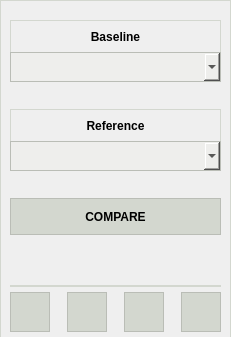
               <widget class="QWidget" name="tab_compare">
                <property name="styleSheet">
                 <string notr="true">border-top: 1px solid;border-left: 1px solid;border-right: 1px solid;
border-color: rgb(211, 215, 207);</string>
                </property>
                <attribute name="icon">
                 <iconset resource="../assets/resources.qrc">
                  <normaloff>:/special_icons/icons_special/compare-svgrepo-com.svg</normaloff>:/special_icons/icons_special/compare-svgrepo-com.svg</iconset>
                </attribute>
                <attribute name="title">
                 <string/>
                </attribute>
                <attribute name="toolTip">
                 <string>Plan comparison</string>
                </attribute>
                <layout class="QVBoxLayout" name="tab_compare_meta_layout">
                 <property name="spacing">
                  <number>0</number>
                 </property>
                 <property name="leftMargin">
                  <number>0</number>
                 </property>
                 <property name="topMargin">
                  <number>0</number>
                 </property>
                 <property name="rightMargin">
                  <number>0</number>
                 </property>
                 <property name="bottomMargin">
                  <number>0</number>
                 </property>
                 <item>
                  <layout class="QVBoxLayout" name="tab_compare_layout">
                   <item>
                    <widget class="QWidget" name="compare_widget" native="true">
                     <property name="styleSheet">
                      <string notr="true"/>
                     </property>
                     <layout class="QVBoxLayout" name="compare_layout">
                      <property name="spacing">
                       <number>0</number>
                      </property>
                      <property name="leftMargin">
                       <number>10</number>
                      </property>
                      <property name="topMargin">
                       <number>0</number>
                      </property>
                      <property name="rightMargin">
                       <number>10</number>
                      </property>
                      <property name="bottomMargin">
                       <number>0</number>
                      </property>
                      <item>
                       <spacer name="compare_top_spacer">
                        <property name="orientation">
                         <enum>Qt::Vertical</enum>
                        </property>
                        <property name="sizeType">
                         <enum>QSizePolicy::Fixed</enum>
                        </property>
                        <property name="sizeHint" stdset="0">
                         <size>
                          <width>20</width>
                          <height>20</height>
                         </size>
                        </property>
                       </spacer>
                      </item>
                      <item>
                       <widget class="QLabel" name="baseline_label">
                        <property name="sizePolicy">
                         <sizepolicy hsizetype="Minimum" vsizetype="Minimum">
                          <horstretch>0</horstretch>
                          <verstretch>0</verstretch>
                         </sizepolicy>
                        </property>
                        <property name="minimumSize">
                         <size>
                          <width>0</width>
                          <height>32</height>
                         </size>
                        </property>
                        <property name="maximumSize">
                         <size>
                          <width>16777215</width>
                          <height>32</height>
                         </size>
                        </property>
                        <property name="font">
                         <font>
                          <weight>75</weight>
                          <bold>true</bold>
                         </font>
                        </property>
                        <property name="styleSheet">
                         <string notr="true">b</string>
                        </property>
                        <property name="text">
                         <string>Baseline</string>
                        </property>
                        <property name="alignment">
                         <set>Qt::AlignCenter</set>
                        </property>
                       </widget>
                      </item>
                      <item>
                       <widget class="QComboBox" name="baseline_cbox">
                        <property name="sizePolicy">
                         <sizepolicy hsizetype="Minimum" vsizetype="Minimum">
                          <horstretch>0</horstretch>
                          <verstretch>0</verstretch>
                         </sizepolicy>
                        </property>
                        <property name="minimumSize">
                         <size>
                          <width>0</width>
                          <height>30</height>
                         </size>
                        </property>
                        <property name="maximumSize">
                         <size>
                          <width>16777215</width>
                          <height>30</height>
                         </size>
                        </property>
                        <property name="cursor">
                         <cursorShape>PointingHandCursor</cursorShape>
                        </property>
                        <property name="styleSheet">
                         <string notr="true">color: rgb(0, 0, 0);
background-color: rgb(238, 238, 236);
border: 1px solid;
border-color: rgb(186, 189, 182);</string>
                        </property>
                       </widget>
                      </item>
                      <item>
                       <widget class="QPushButton" name="chevron_base_comp">
                        <property name="sizePolicy">
                         <sizepolicy hsizetype="Minimum" vsizetype="Minimum">
                          <horstretch>0</horstretch>
                          <verstretch>0</verstretch>
                         </sizepolicy>
                        </property>
                        <property name="minimumSize">
                         <size>
                          <width>0</width>
                          <height>27</height>
                         </size>
                        </property>
                        <property name="maximumSize">
                         <size>
                          <width>16777215</width>
                          <height>40</height>
                         </size>
                        </property>
                        <property name="styleSheet">
                         <string notr="true">border: 0px solid;
border-color: rgb(0, 0, 0);</string>
                        </property>
                        <property name="icon">
                         <iconset resource="../assets/resources.qrc">
                          <normaloff>:/white_icons/icons_white/chevrons-down.svg</normaloff>:/white_icons/icons_white/chevrons-down.svg</iconset>
                        </property>
                        <property name="iconSize">
                         <size>
                          <width>18</width>
                          <height>18</height>
                         </size>
                        </property>
                       </widget>
                      </item>
                      <item>
                       <widget class="QLabel" name="reference_label">
                        <property name="sizePolicy">
                         <sizepolicy hsizetype="Minimum" vsizetype="Minimum">
                          <horstretch>0</horstretch>
                          <verstretch>0</verstretch>
                         </sizepolicy>
                        </property>
                        <property name="minimumSize">
                         <size>
                          <width>0</width>
                          <height>32</height>
                         </size>
                        </property>
                        <property name="maximumSize">
                         <size>
                          <width>16777215</width>
                          <height>32</height>
                         </size>
                        </property>
                        <property name="font">
                         <font>
                          <weight>75</weight>
                          <bold>true</bold>
                         </font>
                        </property>
                        <property name="text">
                         <string>Reference</string>
                        </property>
                        <property name="alignment">
                         <set>Qt::AlignCenter</set>
                        </property>
                       </widget>
                      </item>
                      <item>
                       <widget class="QComboBox" name="reference_cbox">
                        <property name="sizePolicy">
                         <sizepolicy hsizetype="Minimum" vsizetype="Minimum">
                          <horstretch>0</horstretch>
                          <verstretch>0</verstretch>
                         </sizepolicy>
                        </property>
                        <property name="minimumSize">
                         <size>
                          <width>0</width>
                          <height>30</height>
                         </size>
                        </property>
                        <property name="maximumSize">
                         <size>
                          <width>16777215</width>
                          <height>30</height>
                         </size>
                        </property>
                        <property name="cursor">
                         <cursorShape>PointingHandCursor</cursorShape>
                        </property>
                        <property name="styleSheet">
                         <string notr="true">color: rgb(0, 0, 0);
background-color: rgb(238, 238, 236);
border: 1px solid;
border-color: rgb(186, 189, 182);</string>
                        </property>
                       </widget>
                      </item>
                      <item>
                       <widget class="QPushButton" name="chevron_comp_ref">
                        <property name="sizePolicy">
                         <sizepolicy hsizetype="Minimum" vsizetype="Minimum">
                          <horstretch>0</horstretch>
                          <verstretch>0</verstretch>
                         </sizepolicy>
                        </property>
                        <property name="minimumSize">
                         <size>
                          <width>0</width>
                          <height>27</height>
                         </size>
                        </property>
                        <property name="maximumSize">
                         <size>
                          <width>16777215</width>
                          <height>40</height>
                         </size>
                        </property>
                        <property name="styleSheet">
                         <string notr="true">border: 0px solid;
border-color: rgb(0, 0, 0);</string>
                        </property>
                        <property name="icon">
                         <iconset resource="../assets/resources.qrc">
                          <normaloff>:/white_icons/icons_white/chevrons-down.svg</normaloff>:/white_icons/icons_white/chevrons-down.svg</iconset>
                        </property>
                        <property name="iconSize">
                         <size>
                          <width>18</width>
                          <height>18</height>
                         </size>
                        </property>
                       </widget>
                      </item>
                      <item>
                       <widget class="QPushButton" name="compare_pbutton">
                        <property name="sizePolicy">
                         <sizepolicy hsizetype="Minimum" vsizetype="Minimum">
                          <horstretch>0</horstretch>
                          <verstretch>0</verstretch>
                         </sizepolicy>
                        </property>
                        <property name="minimumSize">
                         <size>
                          <width>0</width>
                          <height>37</height>
                         </size>
                        </property>
                        <property name="maximumSize">
                         <size>
                          <width>16777215</width>
                          <height>37</height>
                         </size>
                        </property>
                        <property name="font">
                         <font>
                          <weight>75</weight>
                          <bold>true</bold>
                         </font>
                        </property>
                        <property name="cursor">
                         <cursorShape>PointingHandCursor</cursorShape>
                        </property>
                        <property name="styleSheet">
                         <string notr="true">color: rgb(0, 0, 0);
background-color: rgb(211, 215, 207);
border: 1px solid;
border-color: rgb(186, 189, 182);</string>
                        </property>
                        <property name="text">
                         <string>COMPARE</string>
                        </property>
                        <property name="iconSize">
                         <size>
                          <width>18</width>
                          <height>18</height>
                         </size>
                        </property>
                       </widget>
                      </item>
                      <item>
                       <widget class="QPushButton" name="chevron_bottom_comp">
                        <property name="sizePolicy">
                         <sizepolicy hsizetype="Minimum" vsizetype="Minimum">
                          <horstretch>0</horstretch>
                          <verstretch>0</verstretch>
                         </sizepolicy>
                        </property>
                        <property name="minimumSize">
                         <size>
                          <width>0</width>
                          <height>30</height>
                         </size>
                        </property>
                        <property name="styleSheet">
                         <string notr="true">border: 0px solid;
border-color: rgb(0, 0, 0);</string>
                        </property>
                        <property name="iconSize">
                         <size>
                          <width>18</width>
                          <height>18</height>
                         </size>
                        </property>
                       </widget>
                      </item>
                      <item>
                       <spacer name="compare_toolbox_bottom_spacer">
                        <property name="orientation">
                         <enum>Qt::Vertical</enum>
                        </property>
                        <property name="sizeType">
                         <enum>QSizePolicy::Maximum</enum>
                        </property>
                        <property name="sizeHint" stdset="0">
                         <size>
                          <width>20</width>
                          <height>20</height>
                         </size>
                        </property>
                       </spacer>
                      </item>
                      <item>
                       <widget class="Line" name="comp_toolbox_line">
                        <property name="minimumSize">
                         <size>
                          <width>0</width>
                          <height>2</height>
                         </size>
                        </property>
                        <property name="maximumSize">
                         <size>
                          <width>16777215</width>
                          <height>2</height>
                         </size>
                        </property>
                        <property name="styleSheet">
                         <string notr="true">background-color: rgb(211, 215, 207);</string>
                        </property>
                       </widget>
                      </item>
                      <item>
                       <widget class="QPushButton" name="comp_toolbox_spacer_bottom">
                        <property name="sizePolicy">
                         <sizepolicy hsizetype="Minimum" vsizetype="Fixed">
                          <horstretch>0</horstretch>
                          <verstretch>0</verstretch>
                         </sizepolicy>
                        </property>
                        <property name="minimumSize">
                         <size>
                          <width>0</width>
                          <height>5</height>
                         </size>
                        </property>
                        <property name="maximumSize">
                         <size>
                          <width>16777215</width>
                          <height>5</height>
                         </size>
                        </property>
                        <property name="styleSheet">
                         <string notr="true">border: 0px solid;
border-color: rgb(0, 0, 0);</string>
                        </property>
                       </widget>
                      </item>
                      <item>
                       <widget class="QWidget" name="comp_toolbox_widget" native="true">
                        <property name="sizePolicy">
                         <sizepolicy hsizetype="Minimum" vsizetype="Minimum">
                          <horstretch>0</horstretch>
                          <verstretch>0</verstretch>
                         </sizepolicy>
                        </property>
                        <property name="minimumSize">
                         <size>
                          <width>0</width>
                          <height>40</height>
                         </size>
                        </property>
                        <property name="maximumSize">
                         <size>
                          <width>16777215</width>
                          <height>40</height>
                         </size>
                        </property>
                        <property name="styleSheet">
                         <string notr="true">border: 0px;</string>
                        </property>
                        <layout class="QHBoxLayout" name="comp_toolbox_meta_layout">
                         <property name="spacing">
                          <number>0</number>
                         </property>
                         <property name="leftMargin">
                          <number>0</number>
                         </property>
                         <property name="topMargin">
                          <number>0</number>
                         </property>
                         <property name="rightMargin">
                          <number>0</number>
                         </property>
                         <property name="bottomMargin">
                          <number>0</number>
                         </property>
                         <item>
                          <layout class="QHBoxLayout" name="actions_toolbox_layout_2">
                           <property name="spacing">
                            <number>17</number>
                           </property>
                           <item>
                            <widget class="QToolButton" name="compare_show_config_tbutton">
                             <property name="minimumSize">
                              <size>
                               <width>40</width>
                               <height>40</height>
                              </size>
                             </property>
                             <property name="maximumSize">
                              <size>
                               <width>40</width>
                               <height>40</height>
                              </size>
                             </property>
                             <property name="cursor">
                              <cursorShape>PointingHandCursor</cursorShape>
                             </property>
                             <property name="toolTip">
                              <string>Show the plan parameters</string>
                             </property>
                             <property name="styleSheet">
                              <string notr="true">color: rgb(0, 0, 0);
background-color: rgb(211, 215, 207);
border: 1px solid;
border-color: rgb(186, 189, 182);</string>
                             </property>
                             <property name="icon">
                              <iconset resource="../assets/resources.qrc">
                               <normaloff>:/special_icons/icons_special/configuration-svgrepo-com.svg</normaloff>:/special_icons/icons_special/configuration-svgrepo-com.svg</iconset>
                             </property>
                             <property name="iconSize">
                              <size>
                               <width>22</width>
                               <height>22</height>
                              </size>
                             </property>
                            </widget>
                           </item>
                           <item>
                            <widget class="QToolButton" name="compare_show_datahub_tbutton">
                             <property name="minimumSize">
                              <size>
                               <width>40</width>
                               <height>40</height>
                              </size>
                             </property>
                             <property name="maximumSize">
                              <size>
                               <width>40</width>
                               <height>40</height>
                              </size>
                             </property>
                             <property name="cursor">
                              <cursorShape>PointingHandCursor</cursorShape>
                             </property>
                             <property name="toolTip">
                              <string>Show the datahub content</string>
                             </property>
                             <property name="styleSheet">
                              <string notr="true">color: rgb(0, 0, 0);
background-color: rgb(211, 215, 207);
border: 1px solid;
border-color: rgb(186, 189, 182);</string>
                             </property>
                             <property name="icon">
                              <iconset resource="../assets/resources.qrc">
                               <normaloff>:/special_icons/icons_special/warehouse-svgrepo-com.svg</normaloff>:/special_icons/icons_special/warehouse-svgrepo-com.svg</iconset>
                             </property>
                             <property name="iconSize">
                              <size>
                               <width>22</width>
                               <height>22</height>
                              </size>
                             </property>
                            </widget>
                           </item>
                           <item>
                            <widget class="QToolButton" name="compare_show_log_tbutton">
                             <property name="minimumSize">
                              <size>
                               <width>40</width>
                               <height>40</height>
                              </size>
                             </property>
                             <property name="maximumSize">
                              <size>
                               <width>40</width>
                               <height>40</height>
                              </size>
                             </property>
                             <property name="cursor">
                              <cursorShape>PointingHandCursor</cursorShape>
                             </property>
                             <property name="toolTip">
                              <string>Show the logging file</string>
                             </property>
                             <property name="styleSheet">
                              <string notr="true">color: rgb(0, 0, 0);
background-color: rgb(211, 215, 207);
border: 1px solid;
border-color: rgb(186, 189, 182);</string>
                             </property>
                             <property name="icon">
                              <iconset resource="../assets/resources.qrc">
                               <normaloff>:/black_icons/icons_black/activity.svg</normaloff>:/black_icons/icons_black/activity.svg</iconset>
                             </property>
                             <property name="iconSize">
                              <size>
                               <width>22</width>
                               <height>22</height>
                              </size>
                             </property>
                            </widget>
                           </item>
                           <item>
                            <widget class="QToolButton" name="compare_export_to_pyfile_tbutton">
                             <property name="minimumSize">
                              <size>
                               <width>40</width>
                               <height>40</height>
                              </size>
                             </property>
                             <property name="maximumSize">
                              <size>
                               <width>40</width>
                               <height>40</height>
                              </size>
                             </property>
                             <property name="cursor">
                              <cursorShape>PointingHandCursor</cursorShape>
                             </property>
                             <property name="toolTip">
                              <string>Export to a python file</string>
                             </property>
                             <property name="styleSheet">
                              <string notr="true">color: rgb(0, 0, 0);
background-color: rgb(211, 215, 207);
border: 1px solid;
border-color: rgb(186, 189, 182);</string>
                             </property>
                             <property name="icon">
                              <iconset resource="../assets/resources.qrc">
                               <normaloff>:/special_icons/icons_special/py-file-format-symbol-svgrepo-com.svg</normaloff>:/special_icons/icons_special/py-file-format-symbol-svgrepo-com.svg</iconset>
                             </property>
                             <property name="iconSize">
                              <size>
                               <width>22</width>
                               <height>22</height>
                              </size>
                             </property>
                            </widget>
                           </item>
                          </layout>
                         </item>
                        </layout>
                       </widget>
                      </item>
                      <item>
                       <spacer name="compare_bottom_spacer">
                        <property name="orientation">
                         <enum>Qt::Vertical</enum>
                        </property>
                        <property name="sizeType">
                         <enum>QSizePolicy::Fixed</enum>
                        </property>
                        <property name="sizeHint" stdset="0">
                         <size>
                          <width>20</width>
                          <height>5</height>
                         </size>
                        </property>
                       </spacer>
                      </item>
                     </layout>
                     <zorder>comp_toolbox_line</zorder>
                     <zorder>comp_toolbox_spacer_bottom</zorder>
                     <zorder>comp_toolbox_widget</zorder>
                     <zorder>chevron_base_comp</zorder>
                     <zorder>chevron_comp_ref</zorder>
                     <zorder>reference_label</zorder>
                     <zorder>compare_pbutton</zorder>
                     <zorder>reference_cbox</zorder>
                     <zorder>baseline_label</zorder>
                     <zorder>baseline_cbox</zorder>
                     <zorder>compare_toolbox_bottom_spacer</zorder>
                     <zorder>compare_top_spacer</zorder>
                     <zorder>compare_bottom_spacer</zorder>
                     <zorder>chevron_bottom_comp</zorder>
                    </widget>
                   </item>
                  </layout>
                 </item>
                </layout>
               </widget>
